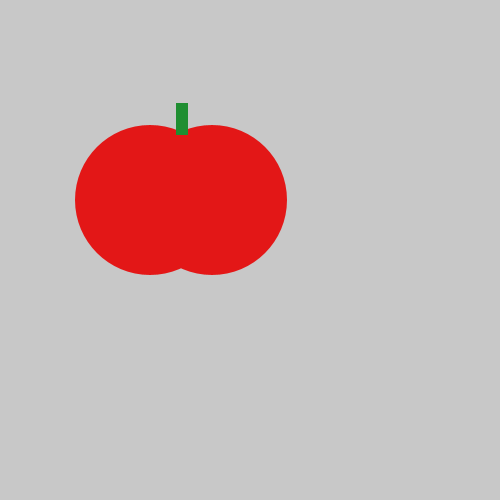
Frame 1 (no input)
Frame 60 (the mouse pressed at the canvas centre just before this capture): identical to frame 1, image omitted
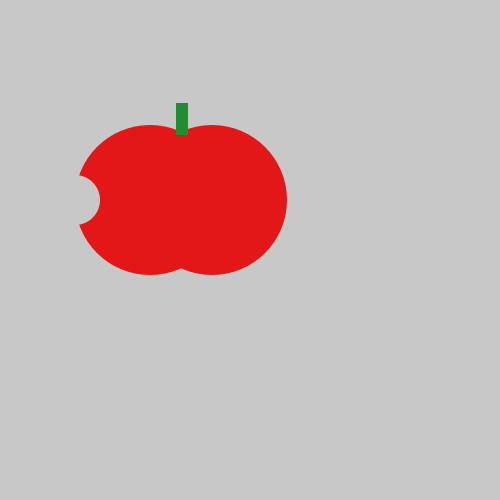
Frame 120 (the mouse held since frame 60 and released just before this capture)

The Processing sketch that drew these frames (run headless with seeded random() and noise(); from frame 60 on, the mouse is pressed at the canvas centre):

// Processing sketch: TastyTomato
// ── TastyTomato.pde
void setup() {
    size(500, 500);
}
void draw() {
    background(200, 200, 200);
    noStroke();
    fill(227, 23, 23);
    ellipse(150, 200, 150, 150);
    fill(227, 23,23);
    ellipse(212, 200, 150, 150);
    fill(31, 142, 49);
    rect(176, 103, 12, 32);
    fill(200, 200, 200);
    if (mousePressed) {
    ellipse(75, 200, 50, 50);
    
    }
    
}
